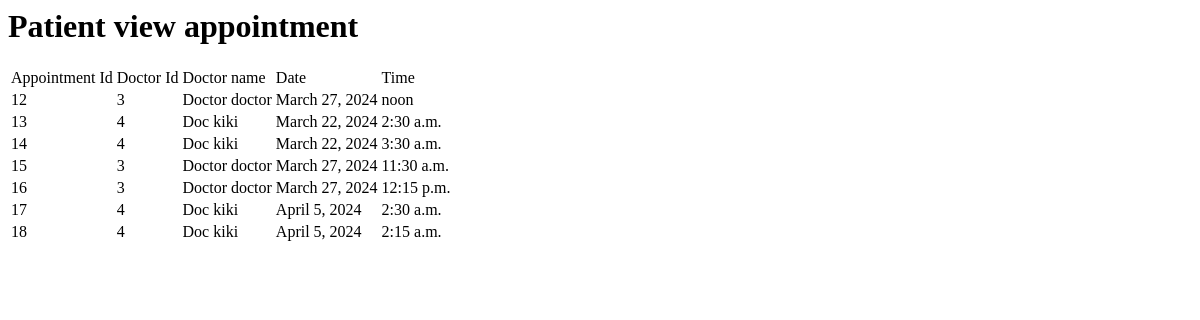
The app's page /patviewappointment/12, older data.
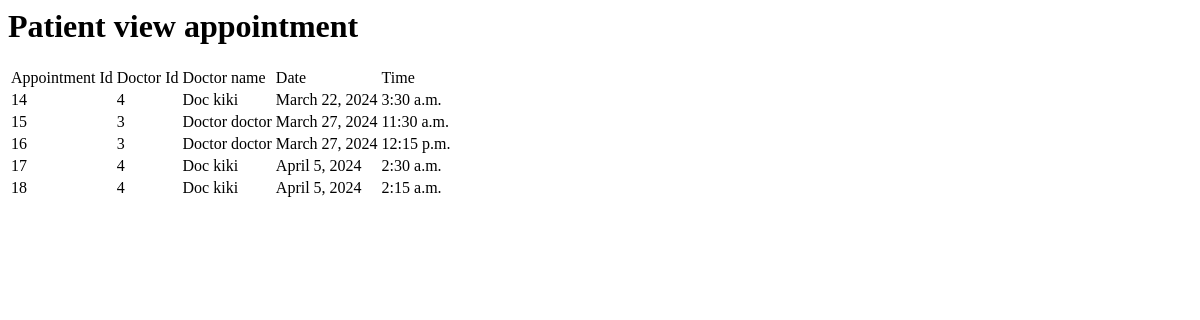
The same page, newer data.
### ODBS/models.py (models this page shows, shortened)
class appointment(models.Model):
    appid=models.BigAutoField(primary_key=True)
    patid=models.ForeignKey(Patient,on_delete=models.CASCADE,null=True)
    docid=models.ForeignKey(Doctor,on_delete=models.CASCADE,null=True)
    date=models.DateField(max_length=50,null=True)
    starttime=models.TimeField(max_length=50,null=True)
    status=models.CharField(max_length=50,default="Pending")

class Doctor(models.Model):
    user=models.ForeignKey(User,on_delete=models.CASCADE)
    docid=models.BigAutoField(primary_key=True)
    contactno=models.CharField(max_length=50,null=True)
    qualification=models.CharField(max_length=50,null=True)
    specialist=models.CharField(max_length=50,null=True)
    day1=models.CharField(max_length=10,null=True)
    day2=models.CharField(max_length=10,null=True)
    day3=models.CharField(max_length=10,null=True)
    time1=models.CharField(max_length=10,null=True)
    time2=models.CharField(max_length=10,null=True)
    time3=models.CharField(max_length=10,null=True)
    dept=models.CharField(max_length=10,null=True)
    def __str__(self):
        return str(self.pk)

### ODBS/views.py (the view)
# urls.py: path('patviewappointment/<int:patid>', patviewappointment,name="patviewappointment"),
def patviewappointment(request,patid):
    user=request.user
    pat=Patient.objects.get(patid=patid)
    appointmentsofpat=appointment.objects.filter(patid=patid)
    return render(request,'patviewappointment.html',locals())

### ODBS/Templates/patviewappointment.html
<h1>Patient view appointment</h1>
<table id="myTable" >
    <thead>
        <tr>
            <td>Appointment Id</td>
            <td>Doctor Id</td>
            <td>Doctor name</td>
            <td>Date</td>
            <td>Time</td>
        </tr>
    </thead>
    <tbody>
        {% if appointmentsofpat %}
            {% for i in appointmentsofpat %}
                <tr>
                    <td>{{i.appid}}</td>
                    <td>{{i.docid}}</td>
                    <td>{{i.docid.user.first_name}} {{i.docid.user.last_name}}</td>
                    <td>{{i.date}}</td>
                    <td>{{i.starttime}}</td>
                </tr>
            {% endfor %}
        {% else %}
                <tr>
                    <td colspan="4">No appointments</td>
                </tr>
        {% endif %}
    </tbody>
</table>

Row changes from the older to the newer data that the page shows:
removed appointment: appid "12", docid "3", docid.user.first_name "Doctor", docid.user.last_name "doctor", date "March 27, 2024", starttime "noon"
removed appointment: appid "13", docid "4", docid.user.first_name "Doc", docid.user.last_name "kiki", date "March 22, 2024", starttime "2:30 a.m."
